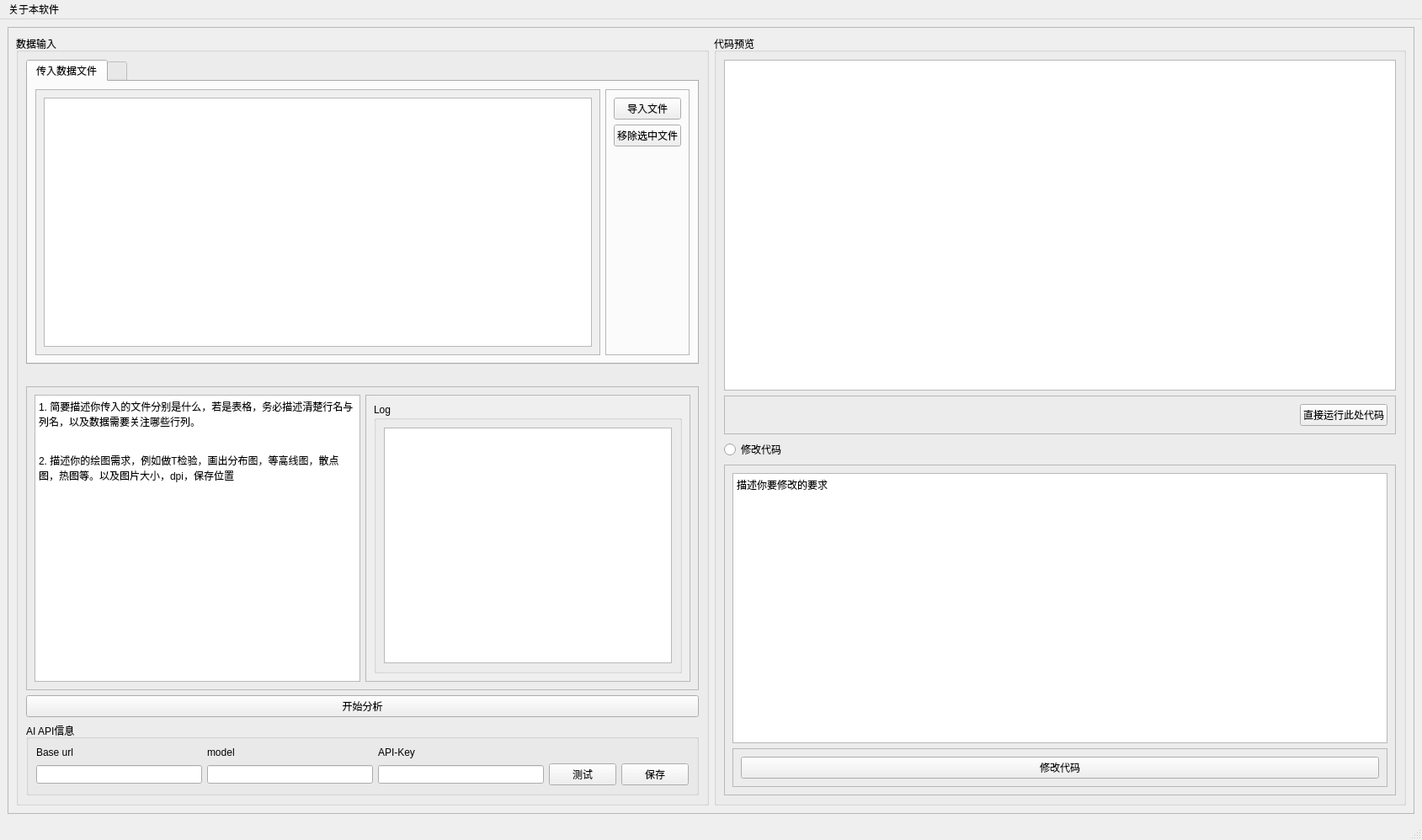
<?xml version="1.0" encoding="UTF-8"?>
<ui version="4.0">
 <class>MainWindow</class>
 <widget class="QMainWindow" name="MainWindow">
  <property name="geometry">
   <rect>
    <x>0</x>
    <y>0</y>
    <width>1689</width>
    <height>998</height>
   </rect>
  </property>
  <property name="windowTitle">
   <string>ChartGenius-人工智能绘图</string>
  </property>
  <property name="windowIcon">
   <iconset theme="QIcon::ThemeIcon::Computer"/>
  </property>
  <widget class="QWidget" name="centralwidget">
   <layout class="QHBoxLayout" name="horizontalLayout_8">
    <item>
     <widget class="QFrame" name="frame_5">
      <property name="frameShape">
       <enum>QFrame::Shape::StyledPanel</enum>
      </property>
      <property name="frameShadow">
       <enum>QFrame::Shadow::Raised</enum>
      </property>
      <layout class="QHBoxLayout" name="horizontalLayout_7">
       <item>
        <widget class="QGroupBox" name="groupBox">
         <property name="acceptDrops">
          <bool>true</bool>
         </property>
         <property name="title">
          <string>数据输入</string>
         </property>
         <layout class="QVBoxLayout" name="verticalLayout_4">
          <item>
           <widget class="QTabWidget" name="tabWidget">
            <property name="acceptDrops">
             <bool>true</bool>
            </property>
            <property name="currentIndex">
             <number>0</number>
            </property>
            <widget class="QWidget" name="tab">
             <attribute name="title">
              <string>传入数据文件</string>
             </attribute>
             <layout class="QHBoxLayout" name="horizontalLayout_4">
              <item>
               <widget class="QScrollArea" name="scrollArea_2">
                <property name="widgetResizable">
                 <bool>true</bool>
                </property>
                <widget class="QWidget" name="scrollAreaWidgetContents_2">
                 <property name="geometry">
                  <rect>
                   <x>0</x>
                   <y>0</y>
                   <width>656</width>
                   <height>307</height>
                  </rect>
                 </property>
                 <layout class="QHBoxLayout" name="horizontalLayout_3">
                  <item>
                   <widget class="QListWidget" name="listWidget_files">
                    <property name="acceptDrops">
                     <bool>true</bool>
                    </property>
                   </widget>
                  </item>
                 </layout>
                </widget>
               </widget>
              </item>
              <item>
               <widget class="QFrame" name="frame_2">
                <property name="frameShape">
                 <enum>QFrame::Shape::StyledPanel</enum>
                </property>
                <property name="frameShadow">
                 <enum>QFrame::Shadow::Raised</enum>
                </property>
                <layout class="QVBoxLayout" name="verticalLayout_2">
                 <item>
                  <widget class="QPushButton" name="pushButton_import">
                   <property name="text">
                    <string>导入文件</string>
                   </property>
                  </widget>
                 </item>
                 <item>
                  <widget class="QPushButton" name="pushButton_remove">
                   <property name="text">
                    <string>移除选中文件</string>
                   </property>
                  </widget>
                 </item>
                 <item>
                  <spacer name="verticalSpacer_2">
                   <property name="orientation">
                    <enum>Qt::Orientation::Vertical</enum>
                   </property>
                   <property name="sizeHint" stdset="0">
                    <size>
                     <width>20</width>
                     <height>222</height>
                    </size>
                   </property>
                  </spacer>
                 </item>
                </layout>
               </widget>
              </item>
             </layout>
            </widget>
            <widget class="QWidget" name="tab_2">
             <attribute name="title">
              <string/>
             </attribute>
             <layout class="QHBoxLayout" name="horizontalLayout"/>
            </widget>
           </widget>
          </item>
          <item>
           <spacer name="horizontalSpacer">
            <property name="orientation">
             <enum>Qt::Orientation::Horizontal</enum>
            </property>
            <property name="sizeHint" stdset="0">
             <size>
              <width>415</width>
              <height>20</height>
             </size>
            </property>
           </spacer>
          </item>
          <item>
           <widget class="QFrame" name="frame_6">
            <property name="frameShape">
             <enum>QFrame::Shape::StyledPanel</enum>
            </property>
            <property name="frameShadow">
             <enum>QFrame::Shadow::Raised</enum>
            </property>
            <layout class="QHBoxLayout" name="horizontalLayout_6">
             <item>
              <widget class="QPlainTextEdit" name="plainTextEdit_query">
               <property name="plainText">
                <string>1. 简要描述你传入的文件分别是什么，若是表格，务必描述清楚行名与列名，以及数据需要关注哪些行列。


2. 描述你的绘图需求，例如做T检验，画出分布图，等高线图，散点图，热图等。以及图片大小，dpi，保存位置</string>
               </property>
              </widget>
             </item>
             <item>
              <widget class="QScrollArea" name="scrollArea_3">
               <property name="widgetResizable">
                <bool>true</bool>
               </property>
               <widget class="QWidget" name="scrollAreaWidgetContents_3">
                <property name="geometry">
                 <rect>
                  <x>0</x>
                  <y>0</y>
                  <width>382</width>
                  <height>330</height>
                 </rect>
                </property>
                <layout class="QHBoxLayout" name="horizontalLayout_9">
                 <item>
                  <widget class="QGroupBox" name="groupBox_3">
                   <property name="title">
                    <string>Log</string>
                   </property>
                   <layout class="QHBoxLayout" name="horizontalLayout_10">
                    <item>
                     <widget class="QTextBrowser" name="textBrowser_log"/>
                    </item>
                   </layout>
                  </widget>
                 </item>
                </layout>
               </widget>
              </widget>
             </item>
            </layout>
           </widget>
          </item>
          <item>
           <widget class="QPushButton" name="pushButton_analyse">
            <property name="text">
             <string>开始分析</string>
            </property>
           </widget>
          </item>
          <item>
           <widget class="QGroupBox" name="groupBox_4">
            <property name="title">
             <string>AI API信息</string>
            </property>
            <layout class="QGridLayout" name="gridLayout">
             <item row="2" column="3">
              <widget class="QPushButton" name="pushButton_test_api">
               <property name="text">
                <string>测试</string>
               </property>
              </widget>
             </item>
             <item row="0" column="1">
              <widget class="QLabel" name="label_2">
               <property name="text">
                <string>model</string>
               </property>
              </widget>
             </item>
             <item row="0" column="0">
              <widget class="QLabel" name="label">
               <property name="text">
                <string>Base url</string>
               </property>
              </widget>
             </item>
             <item row="2" column="2">
              <widget class="QLineEdit" name="lineEdit_key"/>
             </item>
             <item row="0" column="2">
              <widget class="QLabel" name="label_3">
               <property name="text">
                <string>API-Key</string>
               </property>
              </widget>
             </item>
             <item row="2" column="0">
              <widget class="QLineEdit" name="lineEdit_baseurl"/>
             </item>
             <item row="2" column="1">
              <widget class="QLineEdit" name="lineEdit_model"/>
             </item>
             <item row="2" column="4">
              <widget class="QPushButton" name="pushButton_save_api">
               <property name="text">
                <string>保存</string>
               </property>
              </widget>
             </item>
            </layout>
           </widget>
          </item>
         </layout>
        </widget>
       </item>
       <item>
        <widget class="QGroupBox" name="groupBox_2">
         <property name="title">
          <string>代码预览</string>
         </property>
         <layout class="QVBoxLayout" name="verticalLayout_5">
          <item>
           <widget class="QPlainTextEdit" name="plainTextEdit_code"/>
          </item>
          <item>
           <widget class="QFrame" name="frame_4">
            <property name="frameShape">
             <enum>QFrame::Shape::StyledPanel</enum>
            </property>
            <property name="frameShadow">
             <enum>QFrame::Shadow::Raised</enum>
            </property>
            <layout class="QHBoxLayout" name="horizontalLayout_11">
             <item>
              <spacer name="horizontalSpacer_2">
               <property name="orientation">
                <enum>Qt::Orientation::Horizontal</enum>
               </property>
               <property name="sizeHint" stdset="0">
                <size>
                 <width>656</width>
                 <height>20</height>
                </size>
               </property>
              </spacer>
             </item>
             <item>
              <widget class="QPushButton" name="pushButton_run_code">
               <property name="text">
                <string>直接运行此处代码</string>
               </property>
              </widget>
             </item>
            </layout>
           </widget>
          </item>
          <item>
           <widget class="QRadioButton" name="radioButton_edit_code">
            <property name="text">
             <string>修改代码</string>
            </property>
            <property name="checked">
             <bool>false</bool>
            </property>
           </widget>
          </item>
          <item>
           <widget class="QFrame" name="frame_edit_code">
            <property name="enabled">
             <bool>true</bool>
            </property>
            <property name="frameShape">
             <enum>QFrame::Shape::StyledPanel</enum>
            </property>
            <property name="frameShadow">
             <enum>QFrame::Shadow::Raised</enum>
            </property>
            <layout class="QVBoxLayout" name="verticalLayout_3">
             <item>
              <widget class="QPlainTextEdit" name="plainTextEdit_edit_query">
               <property name="plainText">
                <string>描述你要修改的要求</string>
               </property>
              </widget>
             </item>
             <item>
              <widget class="QFrame" name="frame_3">
               <property name="frameShape">
                <enum>QFrame::Shape::StyledPanel</enum>
               </property>
               <property name="frameShadow">
                <enum>QFrame::Shadow::Raised</enum>
               </property>
               <layout class="QHBoxLayout" name="horizontalLayout_5">
                <item>
                 <widget class="QPushButton" name="pushButton_send_edit_query">
                  <property name="text">
                   <string>修改代码</string>
                  </property>
                 </widget>
                </item>
               </layout>
              </widget>
             </item>
            </layout>
           </widget>
          </item>
         </layout>
        </widget>
       </item>
      </layout>
     </widget>
    </item>
   </layout>
  </widget>
  <widget class="QMenuBar" name="menubar">
   <property name="geometry">
    <rect>
     <x>0</x>
     <y>0</y>
     <width>1689</width>
     <height>33</height>
    </rect>
   </property>
   <widget class="QMenu" name="menu">
    <property name="title">
     <string>关于本软件</string>
    </property>
    <addaction name="actionhelp"/>
    <addaction name="actionupdate"/>
   </widget>
   <addaction name="menu"/>
  </widget>
  <widget class="QStatusBar" name="statusbar"/>
  <action name="actionhelp">
   <property name="text">
    <string>help</string>
   </property>
  </action>
  <action name="actionupdate">
   <property name="text">
    <string>update</string>
   </property>
  </action>
 </widget>
 <resources/>
 <connections/>
</ui>
